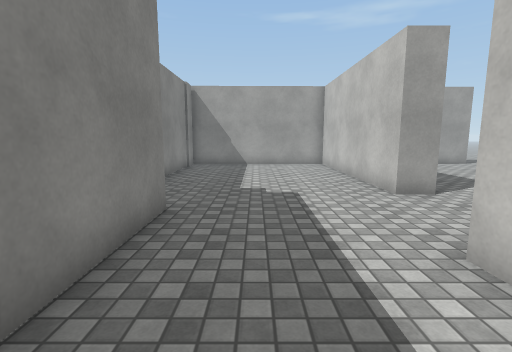
view 1 (above)

13 first-person views from a walk through a 3-D level made in the Unity game engine. The camera is 1.4 m above the floor, tilts 8° down and sees 85° across. The floor is counted in squares, 1 m on a side. Each view is taken from the middle of a square. On the plan, view 1 faces up. The plan holds only what a view shows up to about 14 squares ahead; the rest is blank. The place goes on beyond the plan. The player is left out. Surface patterns are stand-ins for the level's own textures.

view 2
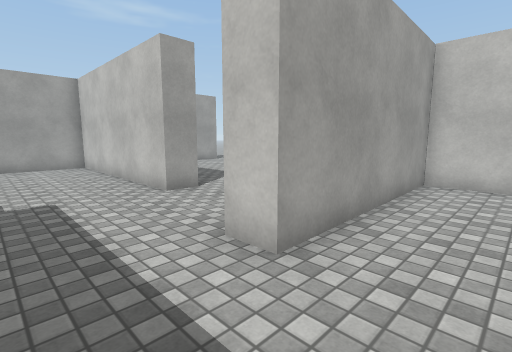

view 3
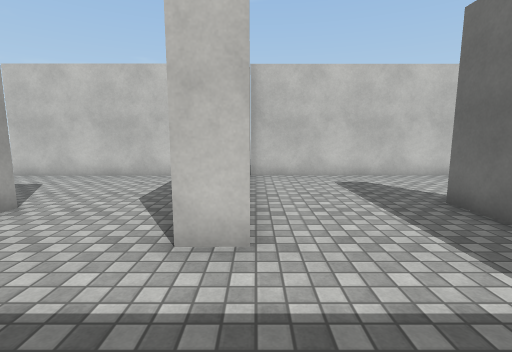

view 4
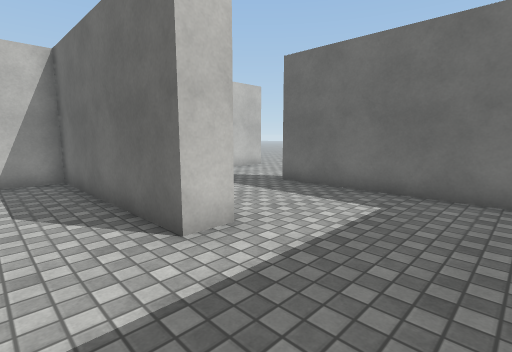

view 5
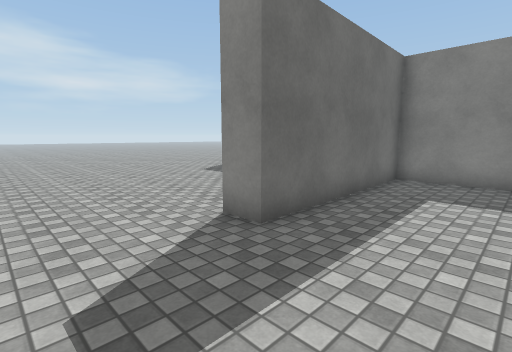

view 6
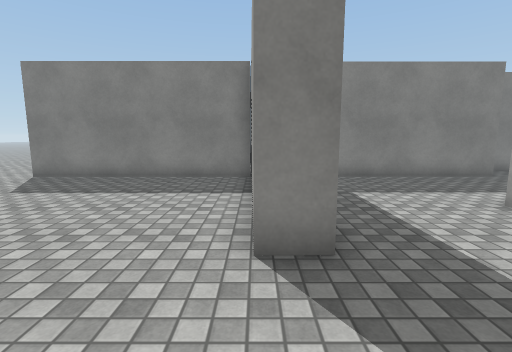

view 7
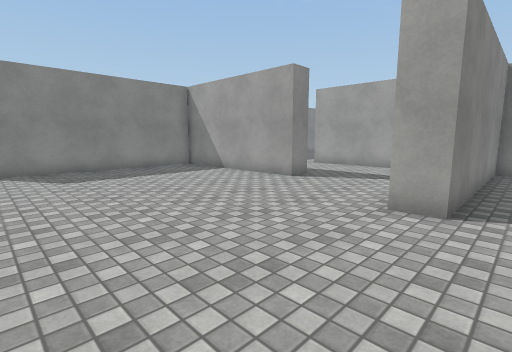

view 8
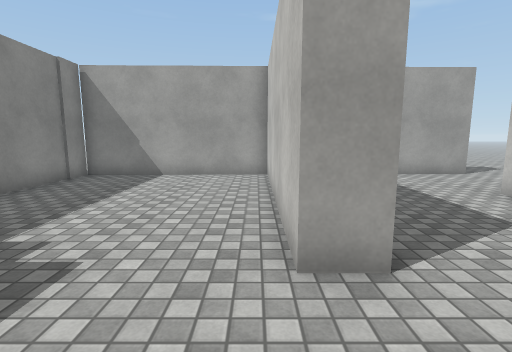

view 9
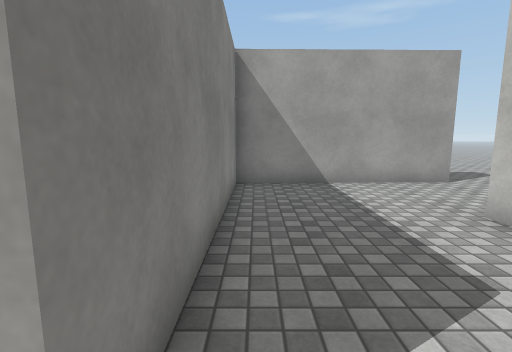

view 10
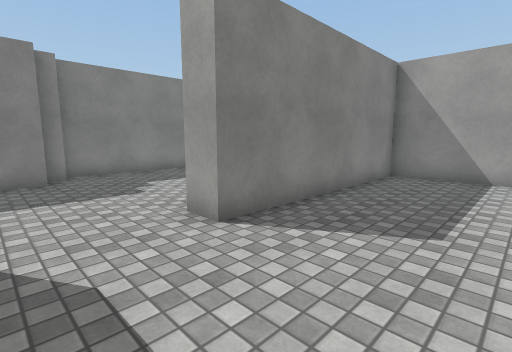

view 11
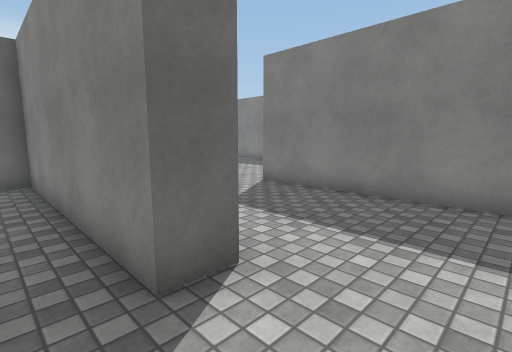

view 12
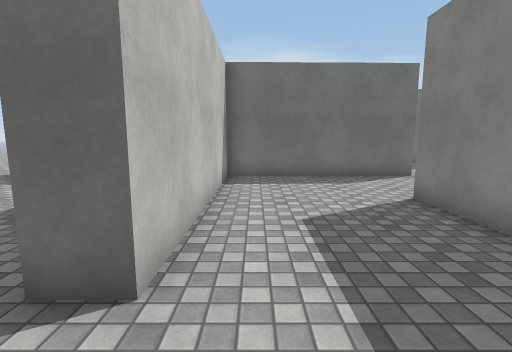

view 13
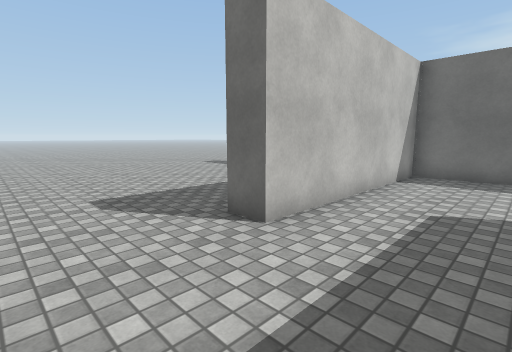

### Floor plan
Points are (right, up) in squares from view 1. A wall is a line through its corners. A room is listed if a view was taken in it or the views show most of it. See-through windows are left out.
Room 1 (views 1, 2, 3, 4, 5, 6, 7, 8, 9, 10, 11, 12, 13)
walls: (10, 2.2) (10, -5.4) (9, -5.4); (-1.8, -3.1) (-1.8, -10.9); (-1.8, 5.4) (-1.8, -2.2) (4.8, -2.1) (4.8, -3) (-2.4, -3.2); (9, -5.1) (9, 2.2) (2.4, 2.1) (2.4, 3) (9, 3.2) (9, 10.8) (10, 10.8) (10, 3.2) (10.7, 3.2); (-2.6, 6.1) (-2.5, 5.5); (11, 14.5) (4.4, 14.4) (4.4, 6.7) (3.4, 6.7) (3.4, 14.4) (-3.3, 14.2) (-3.3, 6)
ways out: gap at (-2, -11); gap at (11, 15)

Where each view was taken, in squares from view 1:
view 1: 0 up, 0 right, facing up
view 2: 0 up, 0 right, facing up-right
view 3: 2 up, 1 left, facing right
view 4: 5 up, 1 left, facing down-right
view 5: 1 up, 8 right, facing down-left
view 6: 3 down, 8 right, facing left
view 7: 11 down, 11 right, facing up-left
view 8: 4 up, 3 right, facing up
view 9: 6 up, 5 right, facing up
view 10: 4 up, 8 right, facing up-left
view 11: 13 up, 11 right, facing down-left
view 12: 13 up, 8 right, facing down
view 13: 14 up, 6 right, facing down-right
